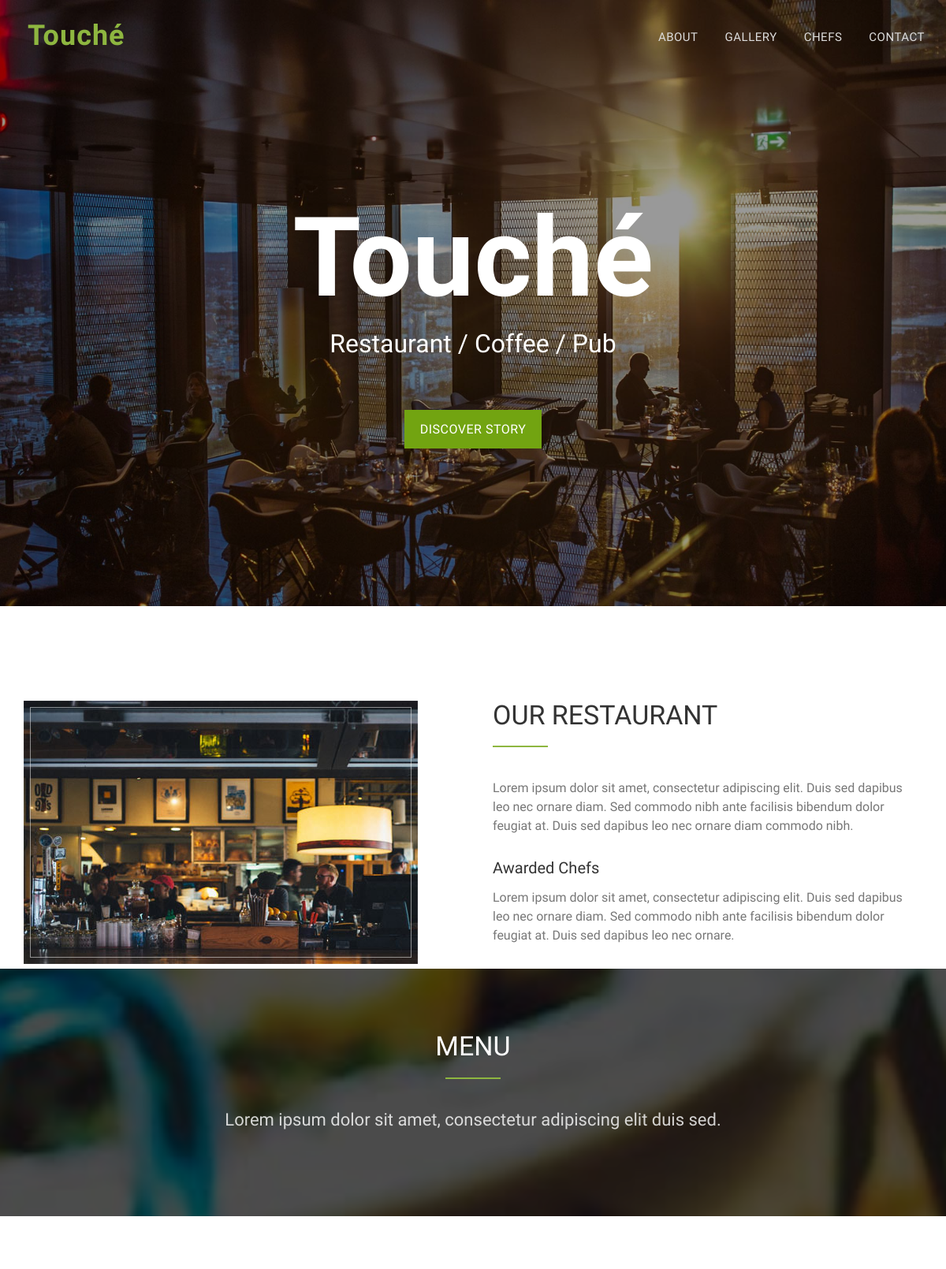
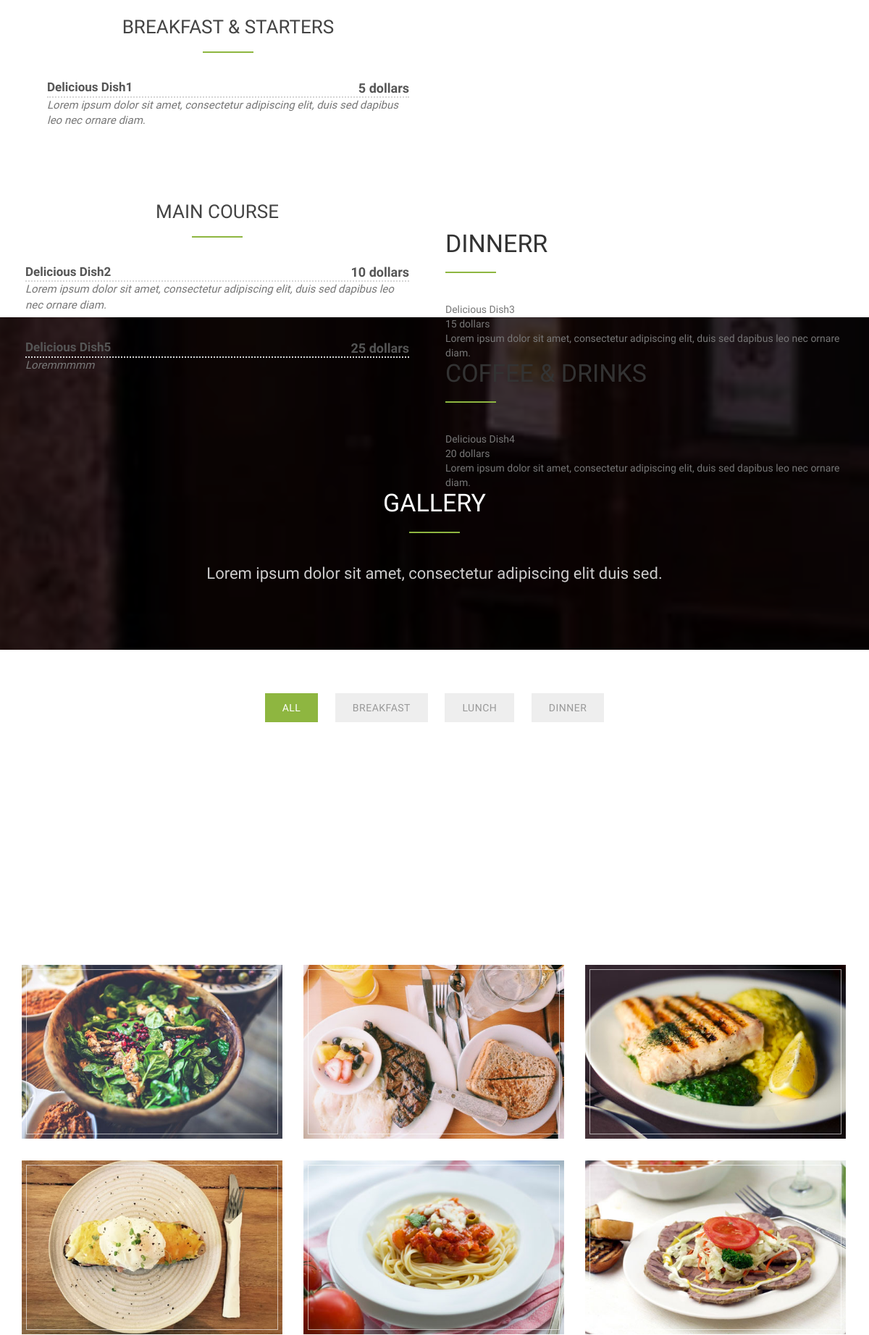
The page / (upper part) on the database its author committed (2 pictures, top to bottom).
### menu/models.py (models this page shows, shortened)
class CategorieDish(models.Model):
    name = models.CharField('Имя категории', max_length=20)
    def __str__(self):
        return self.name
    class Meta:
        verbose_name = 'Категория еды'
        verbose_name_plural = "Категории еды"

class Dish(models.Model):
    name = models.CharField('Название блюда', max_length=30)
    description = models.TextField('Описание блюда')
    price = models.CharField('Стоимость', max_length=15)
    cat = models.ForeignKey('CategorieDish', on_delete=models.CASCADE, verbose_name='Категория еды')
    class Meta:
        verbose_name = 'Блюдо'
        verbose_name_plural = "Блюда"

### gallery/models.py (models this page shows, shortened)
class Categorie(models.Model):
    name = models.CharField('Имя категории', max_length=20)
    slug = models.SlugField('URL', max_length=25)
    class Meta:
        verbose_name = 'Категория'
        verbose_name_plural = "Категории"

class Gallery(models.Model):
    title = models.CharField('Заголовок', max_length=20)
    small_image = models.ImageField('Маленькая картинка', upload_to='static/gallery')
    large_image = models.ImageField('Большая картинка', upload_to='static/gallery')
    cat = models.ForeignKey('Categorie', on_delete=models.CASCADE, verbose_name='Категория')

### main/views.py (the view, shortened to what this page needs)
# urls.py: path('', index)
def index(request):
    error_form = ''
    gallery_cat = Categorie.objects.all()
    gallery = Gallery.objects.all()
    cat_dish = CategorieDish.objects.all()
    dish = Dish.objects.all()
    chef = Chef.objects.all()
    contact = ContactForm
    feedbacks = Contact.objects.all()
    menu = {
        'About': 'about',
        'Gallery': 'portfolio',
        'Chefs': 'team',
        'Contact': 'call-reservation'
    }
    data = {
        'gallery_cat': gallery_cat,
        'gallery': gallery,
        'title': 'Main Page',
        'icon': 'static/img/favicon.ico',
        'menu': menu,
        'phone': '+375 (44) 710-68-86',
        'email': 'touch.@gmail.com',
        'about_image': 'static/img/about.jpg',
        'cat_dish': cat_dish,
        'dish': dish,
        'chef': chef,
        'contact': contact,
        'error_form': error_form,
        'feedbacks': feedbacks
    }
    return render(request, 'main/index.html', data)

### main/templates/main/index.html (shortened to what this page needs)
{% load static %}
<!DOCTYPE html>
<html lang="en">
<head>
<link rel="stylesheet" type="text/css"  href="{% static 'css/bootstrap.css' %}">
<link rel="stylesheet" type="text/css" href="{% static 'fonts/font-awesome/css/font-awesome.css' %}">
<link rel="stylesheet" type="text/css"  href="{% static 'css/style.css' %}">
<link rel="stylesheet" type="text/css" href="{% static 'css/nivo-lightbox/nivo-lightbox.css' %}">
<link rel="stylesheet" type="text/css" href="{% static 'css/nivo-lightbox/default.css' %}">
</head>
<body id="page-top" data-spy="scroll" data-target=".navbar-fixed-top">
<nav id="menu" class="navbar navbar-default navbar-fixed-top">
  <div class="container">
    <div class="navbar-header">
      <a class="navbar-brand page-scroll" href="#page-top">Touché</a> </div>
    <div class="collapse navbar-collapse" id="bs-example-navbar-collapse-1">
      <ul class="nav navbar-nav navbar-right">
        {% for m, menu_url in menu.items %}
        <li><a href="#{{ menu_url }}" class="page-scroll">{{ m }}</a></li>
        {% endfor %}
      </ul>
    </div>
  </div>
</nav>
<header id="header">
  <div class="intro">
    <div class="overlay">
      <div class="container">
        <div class="row">
          <div class="intro-text">
            <h1>Touché</h1>
            <p>Restaurant / Coffee / Pub</p>
            <a href="#about" class="btn btn-custom btn-lg page-scroll">Discover Story</a> </div>
        </div>
      </div>
    </div>
  </div>
</header>
<div id="about">
  <div class="container">
    <div class="row">
      <div class="col-xs-12 col-md-6 ">
        <div class="about-img"><img src="{{ about_image }}" class="img-responsive" alt=""></div>
      </div>
      <div class="col-xs-12 col-md-6">
        <div class="about-text">
          <h2>Our Restaurant</h2>
          <hr>
          <p>Lorem ipsum dolor sit amet, consectetur adipiscing elit. Duis sed dapibus leo nec ornare diam. Sed commodo nibh ante facilisis bibendum dolor feugiat at. Duis sed dapibus leo nec ornare diam commodo nibh.</p>
          <h3>Awarded Chefs</h3>
          <p>Lorem ipsum dolor sit amet, consectetur adipiscing elit. Duis sed dapibus leo nec ornare diam. Sed commodo nibh ante facilisis bibendum dolor feugiat at. Duis sed dapibus leo nec ornare.</p>
        </div>
      </div>
    </div>
  </div>
<div id="restaurant-menu">
  <div class="section-title text-center center">
    <div class="overlay">
      <h2>Menu</h2>
      <hr>
      <p>Lorem ipsum dolor sit amet, consectetur adipiscing elit duis sed.</p>
    </div>
  </div>
  <div class="container">
    {% for c in cat_dish %}
       <div class="col-xs-12 col-sm-6">
        <div class="menu-section">
          <h2 class="menu-section-title">{{ c }}</h2>
          <hr>
          {%  for d in dish %}
          {% if d.cat_id == c.id %}
          <div class="menu-item">
            <div class="menu-item-name"> {{ d.name }} </div>
            <div class="menu-item-price"> {{ d.price }} </div>
            <div class="menu-item-description"> {{ d.description }} </div>
          </div>
          {% endif %}
          {%  endfor %}
        </div>
       </div>
    </div>
     {% endfor %}
<div id="portfolio">
  <div class="section-title text-center center">
    <div class="overlay">
      <h2>Gallery</h2>
      <hr>
      <p>Lorem ipsum dolor sit amet, consectetur adipiscing elit duis sed.</p>
    </div>
  </div>
  <div class="container">
    <div class="row">
      <div class="categories">
        <ul class="cat">
          <li>
            <ol class="type">
              <li><a href="#" data-filter="*" class="active">All</a></li>
              {% for cat in gallery_cat %}
              <li><a href="#" data-filter=".{{ cat.slug }}">{{ cat.name }}</a></li>
              {% endfor %}
            </ol>
          </li>
        </ul>
      </div>
    </div>
    <div class="row">
      <div class="portfolio-items">
        {% for cat in gallery_cat %}
        {% for picture in gallery %}
        {% if picture.cat_id == cat.id %}
        <div class="col-sm-6 col-md-4 col-lg-4 {{ cat.slug }}">
          <div class="portfolio-item">
            <div class="hover-bg"> <a href="{{ picture.large_image }}" title="{{ picture.title }}" data-lightbox-gallery="gallery1">
              <img src="{{ picture.small_image }}" class="img-responsive" alt="{{ picture.title }}"> </a> </div>
          </div>
        </div>
        {% endif %}
        {% endfor %}
        {% endfor %}
      </div>
    </div>
  </div>
</div>
</body>
</html>

### rows shown on the page
CategorieDish: name "BREAKFAST & STARTERS"
Dish: name "Delicious Dish1", price "5 dollars", description "Lorem ipsum dolor sit amet, consectetur adipiscing elit, duis sed dapibus leo nec ornare diam."
CategorieDish: name "MAIN COURSE"
Dish: name "Delicious Dish2", price "10 dollars", description "Lorem ipsum dolor sit amet, consectetur adipiscing elit, duis sed dapibus leo nec ornare diam."
Dish: name "Delicious Dish5", price "25 dollars", description "Loremmmmm"
CategorieDish: name "DINNERR"
Dish: name "Delicious Dish3", price "15 dollars", description "Lorem ipsum dolor sit amet, consectetur adipiscing elit, duis sed dapibus leo nec ornare diam."
CategorieDish: name "COFFEE & DRINKS"
Dish: name "Delicious Dish4", price "20 dollars", description "Lorem ipsum dolor sit amet, consectetur adipiscing elit, duis sed dapibus leo nec ornare diam."
Categorie: name "BREAKFAST"
Categorie: name "LUNCH"
Categorie: name "DINNER"
Gallery: small_image (picture)
Gallery: small_image (picture)
Gallery: small_image (picture)
Gallery: small_image (picture)
Gallery: small_image (picture)
Gallery: small_image (picture)
Gallery: small_image (picture)
Gallery: small_image (picture)
Gallery: small_image (picture)

### other values the page prints
{{ m }} "ABOUT" "GALLERY" "CHEFS" "CONTACT"
